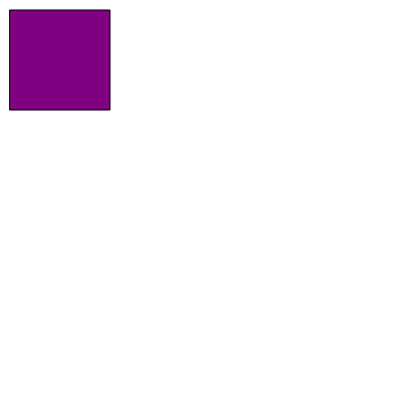
Frame 1 (no input)
Frame 60 (no input): identical to frame 1, image omitted
Frame 120 (the mouse pressed at the canvas centre since frame 60): identical to frame 1, image omitted

The p5.js sketch that drew this single still picture (run headless with seeded random() and noise() and a simulated clock; from frame 60 on, the mouse is pressed at the canvas centre):

// p5.js sketch
// ── sketch.js
// do not remove, allowes autocomplete
/// <reference path="./../p5.global-mode.d.ts" />

function setup() {
  createCanvas(400, 400);

  fill("purple");
  
  rect(10, 10, 100, 100);
  // put setup code here
}

function draw() {
  // put drawing code here
}
